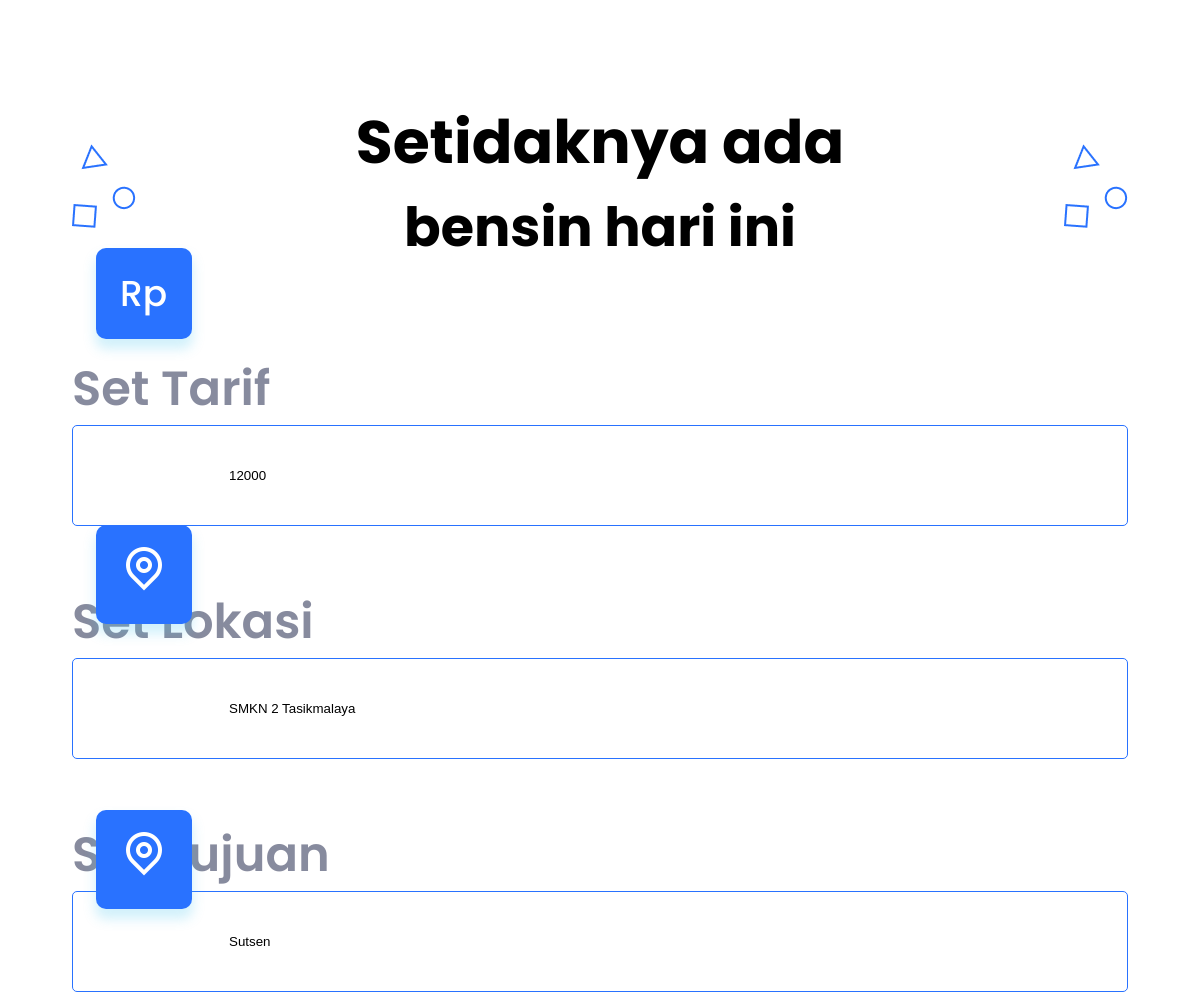
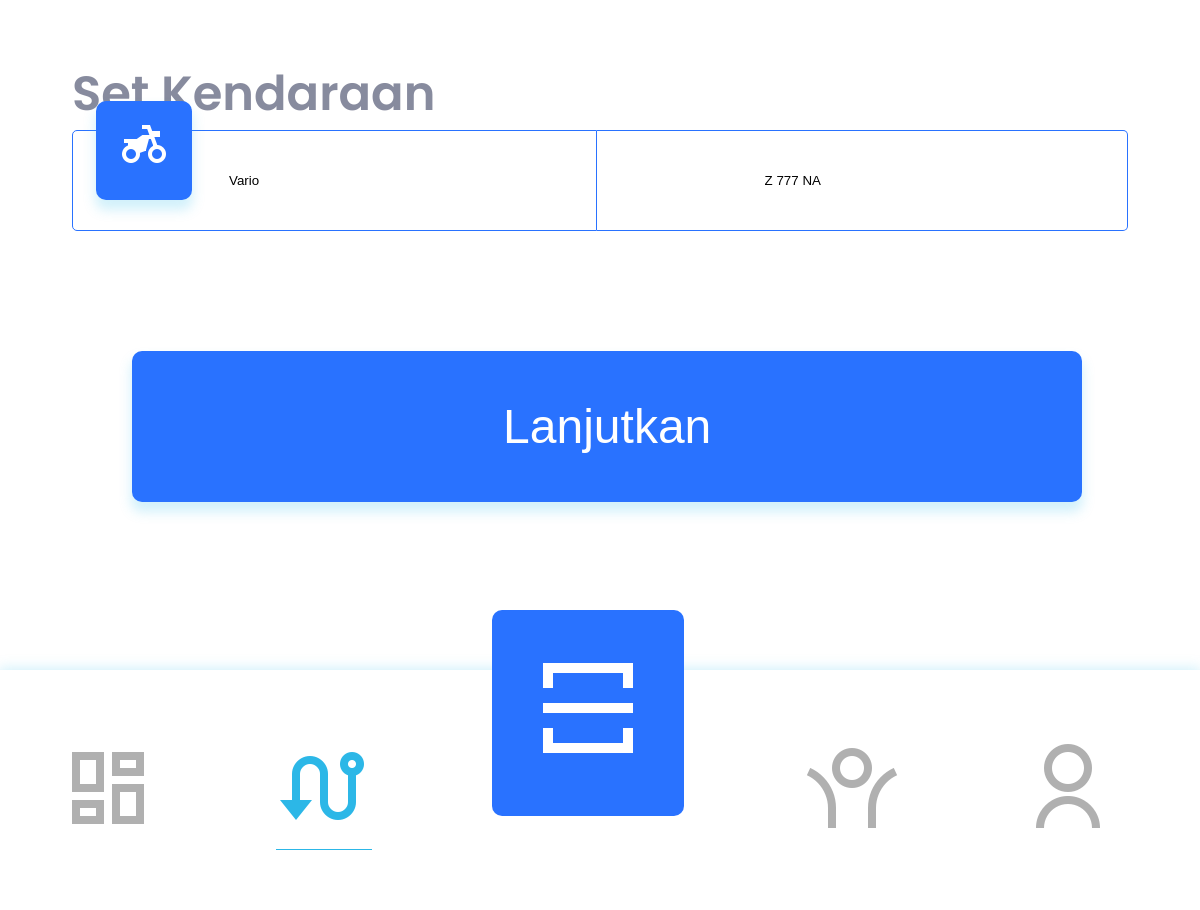
Screenshot of /apk/nebeng-cuan-update.php (signed in) with the database file from the repository (2 pictures, top to bottom).
### tables this page shows
CREATE TABLE `sinebeng` (
  `id` int(11) NOT NULL,
  `userid` varchar(30) NOT NULL,
  `nama` varchar(50) NOT NULL,
  `status` int(11) NOT NULL,
  `tarif` varchar(255) NOT NULL,
  `lokasi` varchar(100) NOT NULL,
  `tujuan` varchar(100) NOT NULL,
  `kendaraan` varchar(50) NOT NULL,
  `plat` varchar(10) NOT NULL
);

### apk/nebeng-cuan-update.php (the view, shortened to what this page needs)
<?php
include "server/header.php";
$exist = mysqli_query($koneksi, "SELECT * FROM sinebeng WHERE userid='$_SESSION[userid]'");
$r = mysqli_fetch_array($exist);
?>
<!DOCTYPE html>
<html lang="en">
<head>
    <link rel="stylesheet" href="assets/css/style.css?<?php echo date('l jS \of F Y h:i:s A'); ?>">
    <link href="https://cdn.jsdelivr.net/npm/remixicon@2.2.0/fonts/remixicon.css" rel="stylesheet">
</head>
<body>
    <div class="page">
        <div class="card-mobile mb-5 nebeng-cuan">
            <div class="flex align-items-tengah justify-content-between">
                <img src="assets/img/nebeng-corak-1.png" alt="corak">
                <div class="text-nebeng text-align-tengah">
                    <h2 style="font-size: 5vw;">Setidaknya ada</h2>
                    <h3 style="font-size: 4.5vw;">bensin hari ini</h3>
                </div>
                <img src="assets/img/nebeng-corak-1.png" alt="corak">
            </div>
            <br>
            <form action="server/nebeng-cuan-update.php" method="POST">
                <div class="mt-5">
                    <span style="font-weight:600; color: rgba(0, 8, 48, 0.47);" class="sub-text mb-5">Set Tarif</span>
                </div>
                <input type="text" name="tarif" value="<?= $r['tarif'] ?>" class="input-nebeng" placeholder="Bensin cukup hidup aman...">
                <div class="mt-5">
                    <span style="font-weight:600; color: rgba(0, 8, 48, 0.47);" class="sub-text mb-5">Set Lokasi</span>
                </div>
                <input type="text" name="lokasi" value="<?= $r['lokasi'] ?>" class="input-nebeng" placeholder="Kamu dimana nih...">
                <div class="mt-5">
                    <span style="font-weight:600; color: rgba(0, 8, 48, 0.47);" class="sub-text mb-5">Set Tujuan</span>
                </div>
                <input type="text" name="tujuan" value="<?= $r['tujuan'] ?>" class="input-nebeng" placeholder="Jalan ke rumah yaa biar ga muter...">
                <div class="mt-5">
                    <span style="font-weight:600; color: rgba(0, 8, 48, 0.47);" class="sub-text mb-5">Set Kendaraan</span>
                </div>
                <div class="flex">
                    <input type="text" name="kendaraan" value="<?= $r['kendaraan'] ?>" class="input-nebeng-2" placeholder="Vario">
                    <input type="text" name="plat" value="<?= $r['plat'] ?>" class="input-nebeng-3" placeholder="Z 123 NA">
                </div>
                <input style="border: none;" type="submit" class="button-biru-2 btn-nebeng text-align-tengah mt-10 mb-5" value="Lanjutkan">
            </form>
            <div class="icon-input">
                <div style="width: 8vw;" class="badge-biru mr-3 mb-13">
                    Rp
                </div>
                <div style="width: 8vw;" class="badge-biru mb-13">
                    <i style="font-size: 4vw;" class="ri-map-pin-line"></i>
                </div>
                <div style="width: 8vw;" class="badge-biru mb-13">
                    <i style="font-size: 4vw;" class="ri-map-pin-line"></i>
                </div>
                <div style="width: 8vw;" class="badge-biru mb-13">
                    <i style="font-size: 4vw;" class="ri-motorbike-fill"></i>
                </div>
            </div>
        </div>
    </div>
    <div class="nav">
        <a class="mr-10 abu-nav" href="dashboard.php">
            <i class="ri-dashboard-line"></i>
        </a>
        <a class="mr-10 nav-act" href="nebeng.php">
            <i class="ri-route-line"></i>
        </a>
        <a class="mr-10 badge-gradien-biru-2" href="sorry.php">
            <i class="ri-qr-scan-line"></i>
        </a>
        <a class="mr-10 abu-nav" href="nitip.php">
            <i class="ri-open-arm-line"></i>
        </a>
        <a class="mr-10 abu-nav" href="profil.php">
            <i class="ri-user-line"></i>
        </a>
    </div>
</body>
</html>

### apk/assets/css/style.css (style rules this page uses)
* { box-sizing: border-box; margin: 0; padding: 0; }
body { font-family: "Poppins", sans-serif; }
a, a:hover, a:focus, a:active { text-decoration: none; color: inherit; background-color: none; }
.page { margin: 2vw; margin-top: 5vw; margin-bottom: 25vw; }
.nebeng-cuan { margin-top: -13vw; }
.icon-input { position: absolute; margin-top: -109vw; margin-left: 2vw; }
.input-nebeng { width: 100%; padding-left: 13vw; padding-top: 3.5vw; padding-bottom: 3.5vw; padding-right: 3vw; border: solid 1px #2972ff; border-radius: 5px; }
.input-nebeng-2 { width: 100%; padding-left: 13vw; padding-top: 3.5vw; padding-bottom: 3.5vw; padding-right: 3vw; border: solid 1px #2972ff; border-top-left-radius: 5px; border-bottom-left-radius: 5px; }
.input-nebeng-3 { width: 100%; padding-left: 14vw; padding-top: 3.5vw; padding-bottom: 3.5vw; padding-right: 3vw; border: solid 1px #2972ff; border-top-right-radius: 5px; border-left: none; border-bottom-right-radius: 5px; }
.card-mobile { width: 100%; height: fit-content; padding: 4vw; background-color: #fff; border-radius: 15px; }
.sub-text { font-size: 4vw; font-weight: 300; }
.flex { display: flex; }
.align-items-tengah { align-items: center; }
.justify-content-between { justify-content: space-between; }
.text-align-tengah { text-align: center; }
.mr-3 { margin-right: 3vw; }
.mr-10 { margin-right: 10vw; }
.mt-5 { margin-top: 5vw; }
.mt-10 { margin-top: 10vw; }
.mb-5 { margin-bottom: 5vw; }
.mb-13 { margin-bottom: 15.5vw; }
.badge-gradien-biru-2 { width: fit-content; height: fit-content; padding-top: 2.2vw; padding-right: 3vw; padding-left: 3vw; font-size: 10vw; color: #fff; margin-top: -10vw; border-radius: 10px; background: #2972ff; }
.button-biru-2 { padding: 4vw 2vw; font-size: 4vw; color: #fff; font-weight: 500; border-radius: 10px; background-color: #2972ff; box-shadow: 0px 9px 12px 1px rgba(74, 200, 239, 0.25); }
.badge-biru { padding: 1.5vw 2vw; font-size: 4vw; color: #fff; font-size: 3vw; font-weight: 500; border-radius: 10px; background-color: #2972ff; box-shadow: 0px 9px 12px 1px rgba(74, 200, 239, 0.25); }
.btn-nebeng { width: 90%; margin-left: 5vw; margin-right: 5vw; }
.nav { display: flex; width: 100vw; height: 20vw; background: #fff; bottom: 0; position: fixed; padding-bottom: 2vw; padding: 5vw; font-size: 8vw; box-shadow: 0px -1px 12px 1px rgba(74, 200, 239, 0.25); }
.nav a { text-decoration: none; }
.abu-nav { color: #b0b0b0; }
.nav-act { color: #2cb7e7; border-bottom: 1px solid #2cb7e7; }

### rows the page displays
sinebeng: tarif "12000", lokasi "SMKN 2 Tasikmalaya", tujuan "Sutsen", kendaraan "Vario", plat "Z 777 NA"
